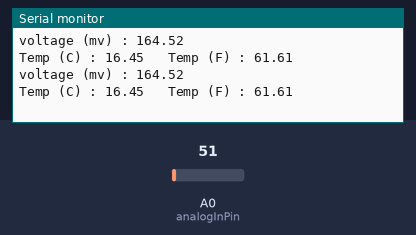
The sketch below on a simulated Arduino Uno, built with avr-gcc and run on an emulated ATmega328P. Parts: the last lines printed to the serial monitor. The inputs (shaded band) are chosen by the test bench; at power-on: A0 (analogInPin) = 51.

Above: at 1.8 s.
1.9 s: A0 (analogInPin) set to 61
At 2.7 s:
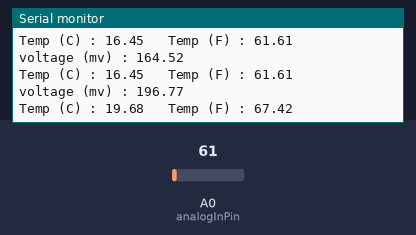
3.4 s: A0 (analogInPin) set to 71
At 4.4 s:
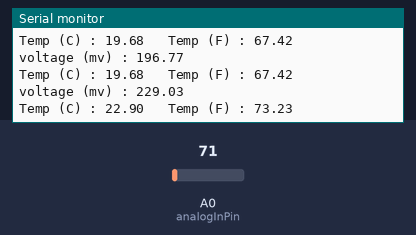
Timing chart, 0 to 6.4 s (numbered marks = the images above; inputs shaded):
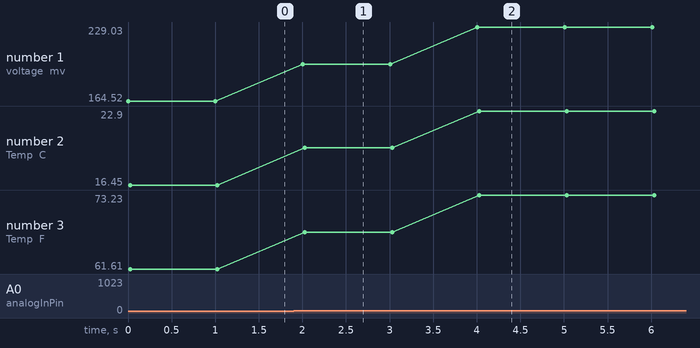

The sketch:

ws01_LM35.ino
```cpp
const int analogInPin = A0;
int sensorValue = 0;
float voltage, degreeC, degreeF ;

void setup() {
  Serial.begin(9600);
}

void loop() {
  sensorValue = analogRead(analogInPin);
  voltage = sensorValue * 3.3 / 1023 * 1000;     // mv from LM35

  Serial.print("voltage (mv) : "); Serial.println(voltage);

  degreeC = voltage / 10;
  Serial.print("Temp (C) : "); Serial.print(degreeC);

//  if (degreeC > 50 ) {
//      digitalWrite(devicePin, LOW);
//    }


  degreeF = degreeC * (9.0/5.0) + 32.0;
  Serial.print(" \tTemp (F) : "); Serial.println(degreeF);

  delay(1000);
}
```

Measured:
- after the input at 1.9 s, the serial monitor: prints a new line after 0.10 s (image 1)
- after the input at 3.4 s, the serial monitor: prints a new line after 0.61 s (image 2)
- plotted number 1: 164.52 → 196.77 after the input at 1.9 s, 196.77 → 229.03 after the input at 3.4 s
- plotted number 2: 16.45 → 19.68 after the input at 1.9 s, 19.68 → 22.9 after the input at 3.4 s
- plotted number 3: 61.61 → 67.42 after the input at 1.9 s, 67.42 → 73.23 after the input at 3.4 s
